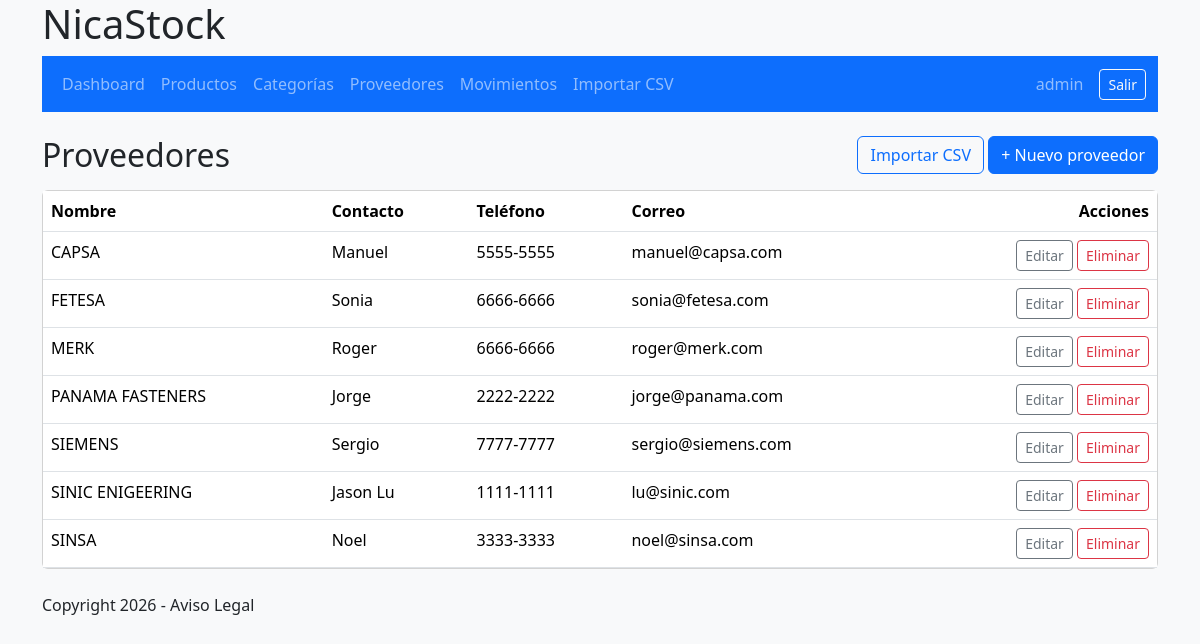
Page /proveedores/ (signed in) on the committed database.
### Proveedor/models.py (models this page shows, shortened)
class Proveedor(models.Model):
    nombre = models.CharField(max_length=150, unique=True)
    contacto = models.CharField(max_length=120, blank=True)
    telefono = models.CharField(max_length=30, blank=True)
    email = models.EmailField(blank=True)
    direccion = models.TextField(blank=True)
    class Meta:
      ordering = ['nombre']

### Proveedor/views.py (the view)
# urls.py: path('proveedores/', views.proveedores, name='proveedores'),
@login_required
def proveedores(request):
    return render(request, 'inventario/proveedores.html', {'proveedores': Proveedor.objects.all()})

### inventario/templates/inventario/proveedores.html (shortened to what this page needs)
{% extends 'inventario/base.html' %}
{% block content %}
<div class="d-flex justify-content-between align-items-center mb-3">
  <h1 class="h2 mb-0">Proveedores</h1>
  <div>{% if perms.inventario.add_proveedor and perms.inventario.change_proveedor %}
    <a class="btn btn-outline-primary" href="{% url 'importar_proveedores_csv' %}">Importar CSV</a>
    {% endif %}{% if perms.inventario.add_proveedor %}
    <a class="btn btn-primary" href="{% url 'proveedor_nuevo' %}">+ Nuevo proveedor</a>
    {% endif %}
  </div>
</div>
<div class="card">
  <div class="table-responsive">
    <table class="table table-hover mb-0">
      <thead>
        <tr>
          <th>Nombre</th>
          <th>Contacto</th>
          <th>Teléfono</th>
          <th>Correo</th>
          <th class="text-end">Acciones</th>
        </tr>
      </thead>
      <tbody>
        {% for proveedor in proveedores %}
        <tr>
          <td>{{ proveedor.nombre }}</td>
          <td>{{ proveedor.contacto|default:'—' }}</td>
          <td>{{ proveedor.telefono|default:'—' }}</td>
          <td>{{ proveedor.email|default:'—' }}</td>
          <td class="text-end">
            {% if perms.inventario.change_proveedor %}
            <a class="btn btn-sm btn-outline-secondary" href="{% url 'proveedor_editar' proveedor.pk %}">Editar</a>
            {% endif %}
            {% if perms.inventario.delete_proveedor %}
            <a class="btn btn-sm btn-outline-danger" href="{% url 'proveedor_eliminar' proveedor.pk %}">Eliminar</a>
            {% endif %}
          </td>
        </tr>
        {% empty %}
        <tr>
          <td colspan="5" class="text-center text-muted">No hay proveedores registrados.</td>
        </tr>
        {% endfor %}
      </tbody>
    </table>
  </div>
</div>
{% endblock %}

### inventario/templates/inventario/base.html (shortened to what this page needs)
<!doctype html>
<html lang="es">
  <head>
    <link href="https://cdn.jsdelivr.net/npm/bootstrap@5.3.3/dist/css/bootstrap.min.css" rel="stylesheet">
    <link rel="stylesheet" href="/static/css/app.css">
  </head>
  <body class="bg-light">
    {% include 'inventario/_includes/_header.html'%}
    <main class="container py-4">
      {% block content %}
      {% endblock %}
    </main>
    {% include "inventario/_includes/_footer.html" %}
  </body>
</html>

### inventario/templates/inventario/_includes/_header.html (shortened to what this page needs)
<header>
  <div class="container">
    <h1>NicaStock</h1>
    <nav class="navbar navbar-expand-lg navbar-dark bg-primary">
      <div class="container">
        {% if user.is_authenticated %}
          <div class="navbar-nav me-auto">
            <a class="nav-link" href="{% url 'dashboard' %}">Dashboard</a>
            <a class="nav-link" href="{% url 'productos' %}">Productos</a>
            <a class="nav-link" href="{% url 'categorias' %}">Categorías</a>
            <a class="nav-link" href="{% url 'proveedores' %}">Proveedores</a>
            <a class="nav-link" href="{% url 'movimientos' %}">Movimientos</a>
            {% if perms.inventario.importar_productos %}
              <a class="nav-link" href="{% url 'importar_csv' %}">Importar CSV</a>
            {% endif %}
          </div>
          <span class="navbar-text me-3">{{ user.username }}</span>
          <form method="post" action="{% url 'logout' %}">
            <button type="submit" class="btn btn-outline-light btn-sm">Salir</button>
          </form>
        {% endif %}
      </div>
    </nav>
  </div>
</header>

### inventario/templates/inventario/_includes/_footer.html
<footer>
  <div class="container">
    <p>Copyright 2026 - Aviso Legal</p>
  </div>
</footer>

### static/css/app.css (style rules this page uses)
body { min-height: 100vh; }

### rows in the picture
Proveedor: nombre "CAPSA", contacto "Manuel", telefono "5555-5555", email "manuel@capsa.com"
Proveedor: nombre "FETESA", contacto "Sonia", telefono "6666-6666", email "sonia@fetesa.com"
Proveedor: nombre "MERK", contacto "Roger", telefono "6666-6666", email "roger@merk.com"
Proveedor: nombre "PANAMA FASTENERS", contacto "Jorge", telefono "2222-2222", email "jorge@panama.com"
Proveedor: nombre "SIEMENS", contacto "Sergio", telefono "7777-7777", email "sergio@siemens.com"
Proveedor: nombre "SINIC ENIGEERING", contacto "Jason Lu", telefono "1111-1111", email "lu@sinic.com"
Proveedor: nombre "SINSA", contacto "Noel", telefono "3333-3333", email "noel@sinsa.com"

### other values in the picture
{{ user.username }} "admin"
